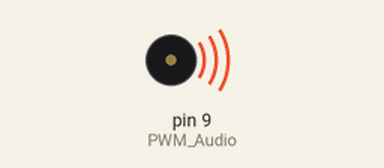
Simulated run of this sketch. Board: Arduino Uno, built with avr-gcc and run on an emulated ATmega328P. Parts: buzzer (waves = sounding).

Above: at 1.0 s.
At 5.22 s:
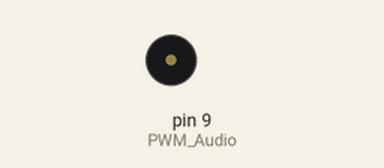
Timing chart, 0 to 5.5 s (numbered marks = the images above):
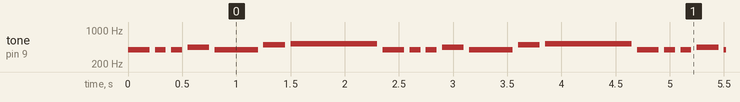

Measured:
- by itself, tone on pin 9 (PWM_Audio): repeats every 2.4 s: 2 × (silent 0.05 s, 392 Hz 0.10 s), silent 0.05 s, 440 Hz 0.20 s, silent 0.05 s, 392 Hz 0.40 s, silent 0.05 s, 494 Hz 0.20 s, silent 0.05 s, 523 Hz 0.80 s, silent 0.05 s, 392 Hz 0.20 s

The sketch:

Muzyka_zwyciestwo.ino
```cpp
const byte melody_maxlen = 12;
const byte PWM_Audio     = 9;      //D9: Speaker+ ("LS+")

//the larger, the quicker the melodies are played
const float melody_speed = 2.5f;

const byte melody_advance_level_len = 7;
const unsigned int melody_advance_level[2][melody_maxlen] PROGMEM =
{
    { 392, 392, 392, 440,  392, 494,  523, 0, 0, 0, 0, 0},    //frequency
    { 500, 250, 250, 500, 1000, 500, 2000, 0, 0, 0, 0, 0}     //duration, 1000 = 1 full beat
};
 void playMelody_from_PROGMEM(const unsigned int melody[2][12], byte melody_len)
{
    for (byte i = 0; i < melody_len; i++)
    {
        tone(PWM_Audio, pgm_read_word(&(melody[0][i])));
        delay((float) pgm_read_word(&(melody[1][i])) / melody_speed);
        noTone(PWM_Audio);
        delay(50); //otherwise the tones sound too legato
    }
}
void setup() {

}


// the loop routine runs over and over again forever:
void loop() {
playMelody_from_PROGMEM(melody_advance_level, melody_advance_level_len); //wywołanie funkcji
}
```
